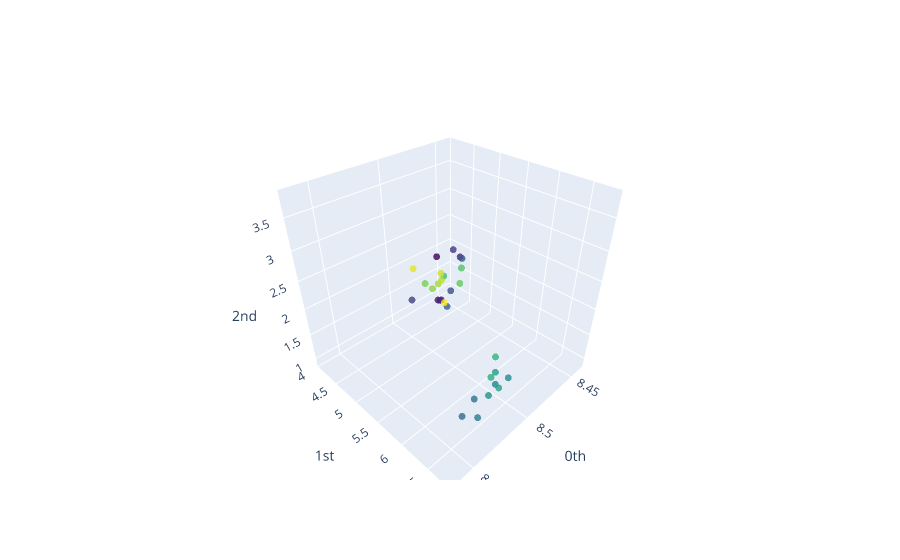

Source (notebook cell):
### Code cell
print(X_basic)
plot_point_cloud(X_basic)

### Figure 1 — Plotly figure (JSON) as saved in the notebook; plotly's stock layout.template omitted (floating-point values rounded to 4 significant figures)
{"data": [{"marker": {"color": [0, 1, 2, 3, 4, 5, 6, 7, 8, 9, 10, 11, 12, 13, 14, 15, 16, 17, 18, 19, 20, 21, 22, 23, 24, 25, 26, 27, 28, 29], "colorscale": [[0, "#440154"], [0.1111, "#482878"], [0.2222, "#3e4989"], [0.3333, "#31688e"], [0.4444, "#26828e"], [0.5556, "#1f9e89"], [0.6667, "#35b779"], [0.7778, "#6ece58"], [0.8889, "#b5de2b"], [1, "#fde725"]], "opacity": 0.8, "size": 4}, "mode": "markers", "type": "scatter3d", "x": [8.46, 8.467, 8.471, 8.439, 8.469, 8.445, 8.482, 8.467, 8.441, 8.458, 8.538, 8.535, 8.539, 8.528, 8.518, 8.536, 8.519, 8.511, 8.52, 8.515, 8.546, 8.543, 8.541, 8.56, 8.558, 8.551, 8.549, 8.555, 8.565, 8.549], "y": [4.213, 4.425, 4.484, 4.325, 4.519, 4.267, 4.078, 4.699, 4.409, 4.396, 6.427, 6.571, 6.701, 6.756, 6.775, 6.793, 6.59, 6.541, 6.546, 6.504, 6.294, 6.486, 6.417, 6.36, 6.42, 6.325, 6.336, 6.462, 6.318, 6.38], "z": [1.952, 1.179, 1.276, 1.792, 1.273, 1.971, 1.181, 1.55, 1.819, 0.9108, 1.195, 1.616, 1.438, 1.915, 1.871, 1.876, 1.844, 1.378, 1.736, 1.993, 3.494, 3.663, 3.409, 3.591, 3.539, 3.467, 3.499, 3.708, 3.794, 3.235]}], "layout": {"scene": {"xaxis": {"exponentformat": "e", "showexponent": "all", "title": {"text": "0th"}, "type": "linear"}, "yaxis": {"exponentformat": "e", "showexponent": "all", "title": {"text": "1st"}, "type": "linear"}, "zaxis": {"exponentformat": "e", "showexponent": "all", "title": {"text": "2nd"}, "type": "linear"}}}}
